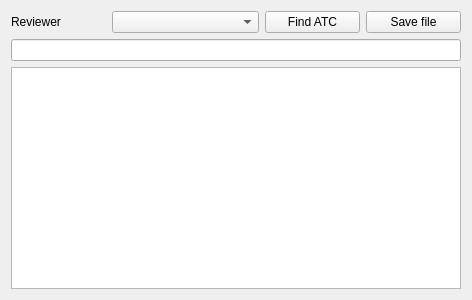
<?xml version="1.0" encoding="UTF-8"?>
<ui version="4.0">
 <class>IAMDb::AfssapsLinkerWidget</class>
 <widget class="QWidget" name="IAMDb::AfssapsLinkerWidget">
  <property name="geometry">
   <rect>
    <x>0</x>
    <y>0</y>
    <width>472</width>
    <height>300</height>
   </rect>
  </property>
  <property name="windowTitle">
   <string>Form</string>
  </property>
  <layout class="QGridLayout" name="gridLayout">
   <item row="3" column="0">
    <widget class="QTableView" name="tableView"/>
   </item>
   <item row="0" column="0">
    <layout class="QHBoxLayout" name="horizontalLayout">
     <item>
      <widget class="QLabel" name="label">
       <property name="text">
        <string>Reviewer</string>
       </property>
      </widget>
     </item>
     <item>
      <widget class="QComboBox" name="reviewer">
       <item>
        <property name="text">
         <string/>
        </property>
       </item>
       <item>
        <property name="text">
         <string>Eric Maeker, MD (FR)</string>
        </property>
       </item>
       <item>
        <property name="text">
         <string>Jim Busser, MD (CA)</string>
        </property>
       </item>
      </widget>
     </item>
     <item>
      <widget class="QPushButton" name="findAtc">
       <property name="text">
        <string>Find ATC</string>
       </property>
      </widget>
     </item>
     <item>
      <widget class="QPushButton" name="saveFile">
       <property name="text">
        <string>Save file</string>
       </property>
      </widget>
     </item>
    </layout>
   </item>
   <item row="1" column="0">
    <widget class="QLineEdit" name="lineEdit"/>
   </item>
  </layout>
 </widget>
 <resources/>
 <connections/>
</ui>
